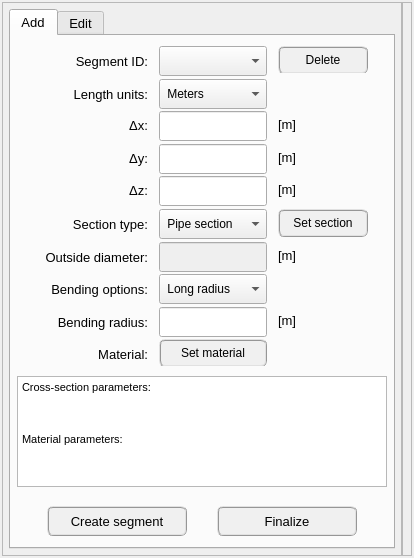
<?xml version="1.0" encoding="UTF-8"?>
<ui version="4.0">
 <class>Dialog</class>
 <widget class="QDialog" name="Dialog">
  <property name="geometry">
   <rect>
    <x>0</x>
    <y>0</y>
    <width>414</width>
    <height>558</height>
   </rect>
  </property>
  <property name="minimumSize">
   <size>
    <width>408</width>
    <height>0</height>
   </size>
  </property>
  <property name="maximumSize">
   <size>
    <width>1200</width>
    <height>16777215</height>
   </size>
  </property>
  <property name="windowTitle">
   <string>Dialog</string>
  </property>
  <layout class="QGridLayout" name="gridLayout_5">
   <property name="leftMargin">
    <number>2</number>
   </property>
   <property name="topMargin">
    <number>2</number>
   </property>
   <property name="rightMargin">
    <number>2</number>
   </property>
   <property name="bottomMargin">
    <number>2</number>
   </property>
   <property name="spacing">
    <number>0</number>
   </property>
   <item row="0" column="0">
    <widget class="QFrame" name="left_frame">
     <property name="sizePolicy">
      <sizepolicy hsizetype="Expanding" vsizetype="Expanding">
       <horstretch>0</horstretch>
       <verstretch>0</verstretch>
      </sizepolicy>
     </property>
     <property name="minimumSize">
      <size>
       <width>400</width>
       <height>0</height>
      </size>
     </property>
     <property name="maximumSize">
      <size>
       <width>400</width>
       <height>16777215</height>
      </size>
     </property>
     <property name="frameShape">
      <enum>QFrame::StyledPanel</enum>
     </property>
     <property name="frameShadow">
      <enum>QFrame::Raised</enum>
     </property>
     <layout class="QGridLayout" name="gridLayout_7">
      <property name="leftMargin">
       <number>6</number>
      </property>
      <property name="topMargin">
       <number>6</number>
      </property>
      <property name="rightMargin">
       <number>6</number>
      </property>
      <property name="bottomMargin">
       <number>6</number>
      </property>
      <property name="spacing">
       <number>2</number>
      </property>
      <item row="0" column="0">
       <widget class="QTabWidget" name="tabWidget_main">
        <property name="minimumSize">
         <size>
          <width>380</width>
          <height>0</height>
         </size>
        </property>
        <property name="maximumSize">
         <size>
          <width>420</width>
          <height>16777215</height>
         </size>
        </property>
        <property name="sizeIncrement">
         <size>
          <width>0</width>
          <height>0</height>
         </size>
        </property>
        <property name="font">
         <font>
          <pointsize>10</pointsize>
         </font>
        </property>
        <property name="currentIndex">
         <number>0</number>
        </property>
        <widget class="QWidget" name="tab_add">
         <attribute name="title">
          <string>Add</string>
         </attribute>
         <layout class="QGridLayout" name="gridLayout_4">
          <property name="leftMargin">
           <number>2</number>
          </property>
          <property name="topMargin">
           <number>10</number>
          </property>
          <property name="rightMargin">
           <number>2</number>
          </property>
          <property name="bottomMargin">
           <number>2</number>
          </property>
          <property name="horizontalSpacing">
           <number>1</number>
          </property>
          <property name="verticalSpacing">
           <number>6</number>
          </property>
          <item row="3" column="0">
           <widget class="QFrame" name="frame_3">
            <property name="frameShape">
             <enum>QFrame::NoFrame</enum>
            </property>
            <property name="frameShadow">
             <enum>QFrame::Raised</enum>
            </property>
            <layout class="QGridLayout" name="gridLayout_2">
             <item row="0" column="2">
              <widget class="QFrame" name="frame_4">
               <property name="frameShape">
                <enum>QFrame::NoFrame</enum>
               </property>
               <property name="frameShadow">
                <enum>QFrame::Raised</enum>
               </property>
              </widget>
             </item>
             <item row="0" column="4">
              <widget class="QFrame" name="frame_5">
               <property name="frameShape">
                <enum>QFrame::NoFrame</enum>
               </property>
               <property name="frameShadow">
                <enum>QFrame::Raised</enum>
               </property>
              </widget>
             </item>
             <item row="0" column="0">
              <widget class="QFrame" name="frame_2">
               <property name="frameShape">
                <enum>QFrame::NoFrame</enum>
               </property>
               <property name="frameShadow">
                <enum>QFrame::Raised</enum>
               </property>
              </widget>
             </item>
             <item row="0" column="3">
              <widget class="QPushButton" name="pushButton_finalize">
               <property name="minimumSize">
                <size>
                 <width>140</width>
                 <height>30</height>
                </size>
               </property>
               <property name="maximumSize">
                <size>
                 <width>140</width>
                 <height>30</height>
                </size>
               </property>
               <property name="font">
                <font>
                 <family>MS Shell Dlg 2</family>
                 <pointsize>10</pointsize>
                 <weight>9</weight>
                 <italic>false</italic>
                 <bold>false</bold>
                </font>
               </property>
               <property name="toolTip">
                <string>&lt;html&gt;&lt;head/&gt;&lt;body&gt;&lt;p&gt;&lt;span style=&quot; font-weight:400;&quot;&gt;Press to finalize the geometry creation&lt;/span&gt;&lt;/p&gt;&lt;/body&gt;&lt;/html&gt;</string>
               </property>
               <property name="styleSheet">
                <string notr="true">QPushButton{border-radius: 6px; border-color: rgb(150, 150, 150); border-style: ridge; border-width: 2px; color: rgb(0, 0, 0); background-color: rgb(240, 240, 240); font: 75 10pt &quot;MS Shell Dlg 2&quot;}
QPushButton:hover{border-radius: 6px; border-color: rgb(0, 170, 255); border-style: ridge; border-width: 2px; color: rgb(0, 0, 0); background-color: rgba(174, 213, 255, 100); font: 75 10pt &quot;MS Shell Dlg 2&quot;}
QPushButton:pressed{border-radius: 6px; border-color: rgb(0, 170, 255); border-style: ridge; border-width: 3px; color: rgb(0, 0, 0); background-color: rgb(174, 213, 255); font: 75 10pt &quot;MS Shell Dlg 2&quot;}</string>
               </property>
               <property name="text">
                <string>Finalize</string>
               </property>
              </widget>
             </item>
             <item row="0" column="1">
              <widget class="QPushButton" name="pushButton_create_segment">
               <property name="minimumSize">
                <size>
                 <width>140</width>
                 <height>30</height>
                </size>
               </property>
               <property name="maximumSize">
                <size>
                 <width>140</width>
                 <height>30</height>
                </size>
               </property>
               <property name="font">
                <font>
                 <family>MS Shell Dlg 2</family>
                 <pointsize>10</pointsize>
                 <weight>9</weight>
                 <italic>false</italic>
                 <bold>false</bold>
                </font>
               </property>
               <property name="toolTip">
                <string>&lt;html&gt;&lt;head/&gt;&lt;body&gt;&lt;p&gt;&lt;span style=&quot; font-weight:400;&quot;&gt;Press enter to create the segment&lt;/span&gt;&lt;/p&gt;&lt;/body&gt;&lt;/html&gt;</string>
               </property>
               <property name="styleSheet">
                <string notr="true">QPushButton{border-radius: 6px; border-color: rgb(150, 150, 150); border-style: ridge; border-width: 2px; color: rgb(0, 0, 0); background-color: rgb(240, 240, 240); font: 75 10pt &quot;MS Shell Dlg 2&quot;}
QPushButton:hover{border-radius: 6px; border-color: rgb(0, 170, 255); border-style: ridge; border-width: 2px; color: rgb(0, 0, 0); background-color: rgba(174, 213, 255, 100); font: 75 10pt &quot;MS Shell Dlg 2&quot;}
QPushButton:pressed{border-radius: 6px; border-color: rgb(0, 170, 255); border-style: ridge; border-width: 3px; color: rgb(0, 0, 0); background-color: rgb(174, 213, 255); font: 75 10pt &quot;MS Shell Dlg 2&quot;}</string>
               </property>
               <property name="text">
                <string>Create segment</string>
               </property>
              </widget>
             </item>
            </layout>
           </widget>
          </item>
          <item row="2" column="0">
           <widget class="QFrame" name="information_frame">
            <property name="sizePolicy">
             <sizepolicy hsizetype="Expanding" vsizetype="Expanding">
              <horstretch>0</horstretch>
              <verstretch>0</verstretch>
             </sizepolicy>
            </property>
            <property name="frameShape">
             <enum>QFrame::NoFrame</enum>
            </property>
            <property name="frameShadow">
             <enum>QFrame::Raised</enum>
            </property>
            <layout class="QGridLayout" name="gridLayout_3">
             <property name="leftMargin">
              <number>4</number>
             </property>
             <property name="topMargin">
              <number>4</number>
             </property>
             <property name="rightMargin">
              <number>4</number>
             </property>
             <property name="bottomMargin">
              <number>4</number>
             </property>
             <property name="spacing">
              <number>2</number>
             </property>
             <item row="0" column="1">
              <widget class="QTextEdit" name="textEdit_segment_information">
               <property name="minimumSize">
                <size>
                 <width>0</width>
                 <height>0</height>
                </size>
               </property>
               <property name="maximumSize">
                <size>
                 <width>16777215</width>
                 <height>16777215</height>
                </size>
               </property>
               <property name="html">
                <string>&lt;!DOCTYPE HTML PUBLIC &quot;-//W3C//DTD HTML 4.0//EN&quot; &quot;http://www.w3.org/TR/REC-html40/strict.dtd&quot;&gt;
&lt;html&gt;&lt;head&gt;&lt;meta name=&quot;qrichtext&quot; content=&quot;1&quot; /&gt;&lt;style type=&quot;text/css&quot;&gt;
p, li { white-space: pre-wrap; }
&lt;/style&gt;&lt;/head&gt;&lt;body style=&quot; font-family:'MS Shell Dlg 2'; font-size:10pt; font-weight:400; font-style:normal;&quot;&gt;
&lt;p style=&quot; margin-top:0px; margin-bottom:0px; margin-left:0px; margin-right:0px; -qt-block-indent:0; text-indent:0px;&quot;&gt;&lt;span style=&quot; font-size:8pt;&quot;&gt;Cross-section parameters:&lt;/span&gt;&lt;/p&gt;
&lt;p style=&quot;-qt-paragraph-type:empty; margin-top:0px; margin-bottom:0px; margin-left:0px; margin-right:0px; -qt-block-indent:0; text-indent:0px; font-size:8pt;&quot;&gt;&lt;br /&gt;&lt;/p&gt;
&lt;p style=&quot;-qt-paragraph-type:empty; margin-top:0px; margin-bottom:0px; margin-left:0px; margin-right:0px; -qt-block-indent:0; text-indent:0px; font-size:8pt;&quot;&gt;&lt;br /&gt;&lt;/p&gt;
&lt;p style=&quot;-qt-paragraph-type:empty; margin-top:0px; margin-bottom:0px; margin-left:0px; margin-right:0px; -qt-block-indent:0; text-indent:0px; font-size:8pt;&quot;&gt;&lt;br /&gt;&lt;/p&gt;
&lt;p style=&quot; margin-top:0px; margin-bottom:0px; margin-left:0px; margin-right:0px; -qt-block-indent:0; text-indent:0px;&quot;&gt;&lt;span style=&quot; font-size:8pt;&quot;&gt;Material parameters:&lt;/span&gt;&lt;/p&gt;&lt;/body&gt;&lt;/html&gt;</string>
               </property>
              </widget>
             </item>
            </layout>
           </widget>
          </item>
          <item row="0" column="0" rowspan="2">
           <widget class="QFrame" name="frame">
            <property name="minimumSize">
             <size>
              <width>0</width>
              <height>320</height>
             </size>
            </property>
            <property name="font">
             <font>
              <pointsize>10</pointsize>
             </font>
            </property>
            <property name="frameShape">
             <enum>QFrame::NoFrame</enum>
            </property>
            <property name="frameShadow">
             <enum>QFrame::Raised</enum>
            </property>
            <layout class="QGridLayout" name="gridLayout">
             <property name="leftMargin">
              <number>0</number>
             </property>
             <property name="topMargin">
              <number>0</number>
             </property>
             <property name="rightMargin">
              <number>0</number>
             </property>
             <property name="bottomMargin">
              <number>0</number>
             </property>
             <property name="horizontalSpacing">
              <number>8</number>
             </property>
             <property name="verticalSpacing">
              <number>6</number>
             </property>
             <item row="5" column="2">
              <widget class="QLabel" name="label_unit_delta_z">
               <property name="font">
                <font>
                 <pointsize>10</pointsize>
                </font>
               </property>
               <property name="text">
                <string>[m]</string>
               </property>
              </widget>
             </item>
             <item row="4" column="2">
              <widget class="QLabel" name="label_unit_delta_y">
               <property name="font">
                <font>
                 <pointsize>10</pointsize>
                </font>
               </property>
               <property name="text">
                <string>[m]</string>
               </property>
              </widget>
             </item>
             <item row="0" column="0">
              <widget class="QLabel" name="label_10">
               <property name="minimumSize">
                <size>
                 <width>132</width>
                 <height>30</height>
                </size>
               </property>
               <property name="maximumSize">
                <size>
                 <width>132</width>
                 <height>30</height>
                </size>
               </property>
               <property name="font">
                <font>
                 <pointsize>10</pointsize>
                </font>
               </property>
               <property name="text">
                <string>Segment ID:</string>
               </property>
               <property name="alignment">
                <set>Qt::AlignRight|Qt::AlignTrailing|Qt::AlignVCenter</set>
               </property>
              </widget>
             </item>
             <item row="0" column="1">
              <widget class="QComboBox" name="comboBox_segment_id">
               <property name="minimumSize">
                <size>
                 <width>108</width>
                 <height>30</height>
                </size>
               </property>
               <property name="maximumSize">
                <size>
                 <width>108</width>
                 <height>30</height>
                </size>
               </property>
               <property name="font">
                <font>
                 <pointsize>9</pointsize>
                </font>
               </property>
               <property name="editable">
                <bool>false</bool>
               </property>
              </widget>
             </item>
             <item row="8" column="0">
              <widget class="QLabel" name="label_5">
               <property name="minimumSize">
                <size>
                 <width>132</width>
                 <height>30</height>
                </size>
               </property>
               <property name="maximumSize">
                <size>
                 <width>132</width>
                 <height>30</height>
                </size>
               </property>
               <property name="font">
                <font>
                 <pointsize>10</pointsize>
                </font>
               </property>
               <property name="text">
                <string>Bending options:</string>
               </property>
               <property name="alignment">
                <set>Qt::AlignRight|Qt::AlignTrailing|Qt::AlignVCenter</set>
               </property>
              </widget>
             </item>
             <item row="9" column="0">
              <widget class="QLabel" name="label_6">
               <property name="minimumSize">
                <size>
                 <width>132</width>
                 <height>30</height>
                </size>
               </property>
               <property name="maximumSize">
                <size>
                 <width>132</width>
                 <height>30</height>
                </size>
               </property>
               <property name="font">
                <font>
                 <pointsize>10</pointsize>
                </font>
               </property>
               <property name="text">
                <string>Bending radius:</string>
               </property>
               <property name="alignment">
                <set>Qt::AlignRight|Qt::AlignTrailing|Qt::AlignVCenter</set>
               </property>
              </widget>
             </item>
             <item row="2" column="0">
              <widget class="QLabel" name="label_4">
               <property name="minimumSize">
                <size>
                 <width>132</width>
                 <height>30</height>
                </size>
               </property>
               <property name="maximumSize">
                <size>
                 <width>132</width>
                 <height>30</height>
                </size>
               </property>
               <property name="font">
                <font>
                 <pointsize>10</pointsize>
                </font>
               </property>
               <property name="text">
                <string>Length units:</string>
               </property>
               <property name="alignment">
                <set>Qt::AlignRight|Qt::AlignTrailing|Qt::AlignVCenter</set>
               </property>
              </widget>
             </item>
             <item row="5" column="1">
              <widget class="QLineEdit" name="lineEdit_delta_z">
               <property name="minimumSize">
                <size>
                 <width>108</width>
                 <height>30</height>
                </size>
               </property>
               <property name="maximumSize">
                <size>
                 <width>108</width>
                 <height>30</height>
                </size>
               </property>
               <property name="font">
                <font>
                 <pointsize>10</pointsize>
                </font>
               </property>
               <property name="alignment">
                <set>Qt::AlignCenter</set>
               </property>
              </widget>
             </item>
             <item row="6" column="1">
              <widget class="QComboBox" name="comboBox_section_type">
               <property name="minimumSize">
                <size>
                 <width>108</width>
                 <height>30</height>
                </size>
               </property>
               <property name="maximumSize">
                <size>
                 <width>108</width>
                 <height>30</height>
                </size>
               </property>
               <property name="font">
                <font>
                 <pointsize>9</pointsize>
                </font>
               </property>
               <item>
                <property name="text">
                 <string> Pipe section</string>
                </property>
               </item>
               <item>
                <property name="text">
                 <string> Beam section</string>
                </property>
               </item>
              </widget>
             </item>
             <item row="6" column="0">
              <widget class="QLabel" name="label_9">
               <property name="minimumSize">
                <size>
                 <width>132</width>
                 <height>30</height>
                </size>
               </property>
               <property name="maximumSize">
                <size>
                 <width>132</width>
                 <height>30</height>
                </size>
               </property>
               <property name="font">
                <font>
                 <pointsize>10</pointsize>
                </font>
               </property>
               <property name="text">
                <string>Section type:</string>
               </property>
               <property name="alignment">
                <set>Qt::AlignRight|Qt::AlignTrailing|Qt::AlignVCenter</set>
               </property>
              </widget>
             </item>
             <item row="3" column="1">
              <widget class="QLineEdit" name="lineEdit_delta_x">
               <property name="minimumSize">
                <size>
                 <width>108</width>
                 <height>30</height>
                </size>
               </property>
               <property name="maximumSize">
                <size>
                 <width>108</width>
                 <height>30</height>
                </size>
               </property>
               <property name="font">
                <font>
                 <pointsize>10</pointsize>
                </font>
               </property>
               <property name="alignment">
                <set>Qt::AlignCenter</set>
               </property>
              </widget>
             </item>
             <item row="4" column="1">
              <widget class="QLineEdit" name="lineEdit_delta_y">
               <property name="minimumSize">
                <size>
                 <width>108</width>
                 <height>30</height>
                </size>
               </property>
               <property name="maximumSize">
                <size>
                 <width>108</width>
                 <height>30</height>
                </size>
               </property>
               <property name="font">
                <font>
                 <pointsize>10</pointsize>
                </font>
               </property>
               <property name="alignment">
                <set>Qt::AlignCenter</set>
               </property>
              </widget>
             </item>
             <item row="9" column="1">
              <widget class="QLineEdit" name="lineEdit_bending_radius">
               <property name="minimumSize">
                <size>
                 <width>108</width>
                 <height>30</height>
                </size>
               </property>
               <property name="maximumSize">
                <size>
                 <width>108</width>
                 <height>30</height>
                </size>
               </property>
               <property name="font">
                <font>
                 <pointsize>9</pointsize>
                </font>
               </property>
               <property name="alignment">
                <set>Qt::AlignCenter</set>
               </property>
              </widget>
             </item>
             <item row="5" column="0">
              <widget class="QLabel" name="label_3">
               <property name="minimumSize">
                <size>
                 <width>132</width>
                 <height>30</height>
                </size>
               </property>
               <property name="maximumSize">
                <size>
                 <width>132</width>
                 <height>30</height>
                </size>
               </property>
               <property name="font">
                <font>
                 <pointsize>10</pointsize>
                </font>
               </property>
               <property name="toolTip">
                <string/>
               </property>
               <property name="text">
                <string>&lt;html&gt;&lt;head/&gt;&lt;body&gt;&lt;p&gt;Δz:&lt;/p&gt;&lt;/body&gt;&lt;/html&gt;</string>
               </property>
               <property name="alignment">
                <set>Qt::AlignRight|Qt::AlignTrailing|Qt::AlignVCenter</set>
               </property>
              </widget>
             </item>
             <item row="3" column="0">
              <widget class="QLabel" name="label">
               <property name="minimumSize">
                <size>
                 <width>132</width>
                 <height>30</height>
                </size>
               </property>
               <property name="maximumSize">
                <size>
                 <width>132</width>
                 <height>30</height>
                </size>
               </property>
               <property name="font">
                <font>
                 <pointsize>10</pointsize>
                </font>
               </property>
               <property name="toolTip">
                <string/>
               </property>
               <property name="text">
                <string>&lt;html&gt;&lt;head/&gt;&lt;body&gt;&lt;p&gt;Δx:&lt;/p&gt;&lt;/body&gt;&lt;/html&gt;</string>
               </property>
               <property name="alignment">
                <set>Qt::AlignRight|Qt::AlignTrailing|Qt::AlignVCenter</set>
               </property>
              </widget>
             </item>
             <item row="4" column="0">
              <widget class="QLabel" name="label_2">
               <property name="minimumSize">
                <size>
                 <width>132</width>
                 <height>30</height>
                </size>
               </property>
               <property name="maximumSize">
                <size>
                 <width>132</width>
                 <height>30</height>
                </size>
               </property>
               <property name="font">
                <font>
                 <pointsize>10</pointsize>
                </font>
               </property>
               <property name="toolTip">
                <string/>
               </property>
               <property name="text">
                <string>&lt;html&gt;&lt;head/&gt;&lt;body&gt;&lt;p&gt;Δy:&lt;/p&gt;&lt;/body&gt;&lt;/html&gt;</string>
               </property>
               <property name="alignment">
                <set>Qt::AlignRight|Qt::AlignTrailing|Qt::AlignVCenter</set>
               </property>
              </widget>
             </item>
             <item row="10" column="0">
              <widget class="QLabel" name="label_7">
               <property name="minimumSize">
                <size>
                 <width>132</width>
                 <height>30</height>
                </size>
               </property>
               <property name="maximumSize">
                <size>
                 <width>132</width>
                 <height>30</height>
                </size>
               </property>
               <property name="font">
                <font>
                 <pointsize>10</pointsize>
                </font>
               </property>
               <property name="text">
                <string>Material:</string>
               </property>
               <property name="alignment">
                <set>Qt::AlignRight|Qt::AlignTrailing|Qt::AlignVCenter</set>
               </property>
              </widget>
             </item>
             <item row="10" column="1">
              <widget class="QPushButton" name="pushButton_set_material">
               <property name="minimumSize">
                <size>
                 <width>108</width>
                 <height>28</height>
                </size>
               </property>
               <property name="maximumSize">
                <size>
                 <width>108</width>
                 <height>28</height>
                </size>
               </property>
               <property name="font">
                <font>
                 <family>MS Shell Dlg 2</family>
                 <pointsize>9</pointsize>
                 <weight>9</weight>
                 <italic>false</italic>
                 <bold>false</bold>
                </font>
               </property>
               <property name="toolTip">
                <string>&lt;html&gt;&lt;head/&gt;&lt;body&gt;&lt;p&gt;Press to configure the segment material&lt;/p&gt;&lt;/body&gt;&lt;/html&gt;</string>
               </property>
               <property name="styleSheet">
                <string notr="true">QPushButton{border-radius: 6px; border-color: rgb(150, 150, 150); border-style: ridge; border-width: 2px; color: rgb(0, 0, 0); background-color: rgb(240, 240, 240); font: 75 9pt &quot;MS Shell Dlg 2&quot;}
QPushButton:hover{border-radius: 6px; border-color: rgb(0, 170, 255); border-style: ridge; border-width: 2px; color: rgb(0, 0, 0); background-color: rgba(174, 213, 255, 100); font: 75 9pt &quot;MS Shell Dlg 2&quot;}
QPushButton:pressed{border-radius: 6px; border-color: rgb(0, 170, 255); border-style: ridge; border-width: 3px; color: rgb(0, 0, 0); background-color: rgb(174, 213, 255); font: 75 9pt &quot;MS Shell Dlg 2&quot;}</string>
               </property>
               <property name="text">
                <string>Set material</string>
               </property>
              </widget>
             </item>
             <item row="3" column="2">
              <widget class="QLabel" name="label_unit_delta_x">
               <property name="font">
                <font>
                 <pointsize>10</pointsize>
                </font>
               </property>
               <property name="text">
                <string>[m]</string>
               </property>
              </widget>
             </item>
             <item row="6" column="2">
              <widget class="QPushButton" name="pushButton_set_cross_section">
               <property name="minimumSize">
                <size>
                 <width>90</width>
                 <height>28</height>
                </size>
               </property>
               <property name="maximumSize">
                <size>
                 <width>90</width>
                 <height>28</height>
                </size>
               </property>
               <property name="font">
                <font>
                 <family>MS Shell Dlg 2</family>
                 <pointsize>9</pointsize>
                 <weight>9</weight>
                 <italic>false</italic>
                 <bold>false</bold>
                </font>
               </property>
               <property name="toolTip">
                <string>&lt;html&gt;&lt;head/&gt;&lt;body&gt;&lt;p&gt;Press to configure the segment cross-section&lt;/p&gt;&lt;/body&gt;&lt;/html&gt;</string>
               </property>
               <property name="styleSheet">
                <string notr="true">QPushButton{border-radius: 6px; border-color: rgb(150, 150, 150); border-style: ridge; border-width: 2px; color: rgb(0, 0, 0); background-color: rgb(240, 240, 240); font: 75 9pt &quot;MS Shell Dlg 2&quot;}
QPushButton:hover{border-radius: 6px; border-color: rgb(0, 170, 255); border-style: ridge; border-width: 2px; color: rgb(0, 0, 0); background-color: rgba(174, 213, 255, 100); font: 75 9pt &quot;MS Shell Dlg 2&quot;}
QPushButton:pressed{border-radius: 6px; border-color: rgb(0, 170, 255); border-style: ridge; border-width: 3px; color: rgb(0, 0, 0); background-color: rgb(174, 213, 255); font: 75 9pt &quot;MS Shell Dlg 2&quot;}</string>
               </property>
               <property name="text">
                <string>Set section</string>
               </property>
              </widget>
             </item>
             <item row="8" column="1">
              <widget class="QComboBox" name="comboBox_bending_type">
               <property name="minimumSize">
                <size>
                 <width>108</width>
                 <height>30</height>
                </size>
               </property>
               <property name="maximumSize">
                <size>
                 <width>108</width>
                 <height>30</height>
                </size>
               </property>
               <property name="font">
                <font>
                 <pointsize>9</pointsize>
                </font>
               </property>
               <item>
                <property name="text">
                 <string> Long radius</string>
                </property>
               </item>
               <item>
                <property name="text">
                 <string> Short radius</string>
                </property>
               </item>
               <item>
                <property name="text">
                 <string> User-defined</string>
                </property>
               </item>
               <item>
                <property name="text">
                 <string> Disabled</string>
                </property>
               </item>
              </widget>
             </item>
             <item row="2" column="1">
              <widget class="QComboBox" name="comboBox_length_unit">
               <property name="minimumSize">
                <size>
                 <width>108</width>
                 <height>30</height>
                </size>
               </property>
               <property name="maximumSize">
                <size>
                 <width>108</width>
                 <height>30</height>
                </size>
               </property>
               <property name="font">
                <font>
                 <pointsize>9</pointsize>
                </font>
               </property>
               <item>
                <property name="text">
                 <string> Meters</string>
                </property>
               </item>
               <item>
                <property name="text">
                 <string> Milimeters</string>
                </property>
               </item>
              </widget>
             </item>
             <item row="9" column="2">
              <widget class="QLabel" name="label_unit_bending_radius">
               <property name="font">
                <font>
                 <pointsize>10</pointsize>
                </font>
               </property>
               <property name="text">
                <string>[m]</string>
               </property>
              </widget>
             </item>
             <item row="0" column="2">
              <widget class="QFrame" name="frame_17">
               <property name="minimumSize">
                <size>
                 <width>110</width>
                 <height>0</height>
                </size>
               </property>
               <property name="maximumSize">
                <size>
                 <width>80</width>
                 <height>16777215</height>
                </size>
               </property>
               <property name="frameShape">
                <enum>QFrame::NoFrame</enum>
               </property>
               <property name="frameShadow">
                <enum>QFrame::Raised</enum>
               </property>
               <layout class="QGridLayout" name="gridLayout_6">
                <property name="leftMargin">
                 <number>0</number>
                </property>
                <property name="topMargin">
                 <number>0</number>
                </property>
                <property name="rightMargin">
                 <number>20</number>
                </property>
                <property name="bottomMargin">
                 <number>0</number>
                </property>
                <property name="spacing">
                 <number>0</number>
                </property>
                <item row="0" column="0">
                 <widget class="QPushButton" name="pushButton_delete_segment">
                  <property name="minimumSize">
                   <size>
                    <width>90</width>
                    <height>28</height>
                   </size>
                  </property>
                  <property name="maximumSize">
                   <size>
                    <width>90</width>
                    <height>28</height>
                   </size>
                  </property>
                  <property name="font">
                   <font>
                    <family>MS Shell Dlg 2</family>
                    <pointsize>9</pointsize>
                    <weight>9</weight>
                    <italic>false</italic>
                    <bold>false</bold>
                   </font>
                  </property>
                  <property name="toolTip">
                   <string>&lt;html&gt;&lt;head/&gt;&lt;body&gt;&lt;p&gt;Press to configure the segment cross-section&lt;/p&gt;&lt;/body&gt;&lt;/html&gt;</string>
                  </property>
                  <property name="styleSheet">
                   <string notr="true">QPushButton{border-radius: 6px; border-color: rgb(150, 150, 150); border-style: ridge; border-width: 2px; color: rgb(0, 0, 0); background-color: rgb(240, 240, 240); font: 75 9pt &quot;MS Shell Dlg 2&quot;}
QPushButton:hover{border-radius: 6px; border-color: rgb(0, 170, 255); border-style: ridge; border-width: 2px; color: rgb(0, 0, 0); background-color: rgba(174, 213, 255, 100); font: 75 9pt &quot;MS Shell Dlg 2&quot;}
QPushButton:pressed{border-radius: 6px; border-color: rgb(0, 170, 255); border-style: ridge; border-width: 3px; color: rgb(0, 0, 0); background-color: rgb(174, 213, 255); font: 75 9pt &quot;MS Shell Dlg 2&quot;}</string>
                  </property>
                  <property name="text">
                   <string>Delete</string>
                  </property>
                 </widget>
                </item>
               </layout>
              </widget>
             </item>
             <item row="7" column="0">
              <widget class="QLabel" name="label_8">
               <property name="minimumSize">
                <size>
                 <width>132</width>
                 <height>30</height>
                </size>
               </property>
               <property name="maximumSize">
                <size>
                 <width>132</width>
                 <height>30</height>
                </size>
               </property>
               <property name="font">
                <font>
                 <pointsize>10</pointsize>
                </font>
               </property>
               <property name="text">
                <string>Outside diameter:</string>
               </property>
               <property name="alignment">
                <set>Qt::AlignRight|Qt::AlignTrailing|Qt::AlignVCenter</set>
               </property>
              </widget>
             </item>
             <item row="7" column="1">
              <widget class="QLineEdit" name="lineEdit_section_diameter">
               <property name="enabled">
                <bool>false</bool>
               </property>
               <property name="minimumSize">
                <size>
                 <width>108</width>
                 <height>30</height>
                </size>
               </property>
               <property name="maximumSize">
                <size>
                 <width>108</width>
                 <height>30</height>
                </size>
               </property>
               <property name="font">
                <font>
                 <pointsize>10</pointsize>
                </font>
               </property>
               <property name="alignment">
                <set>Qt::AlignCenter</set>
               </property>
              </widget>
             </item>
             <item row="7" column="2">
              <widget class="QLabel" name="label_unit_delta_z_2">
               <property name="font">
                <font>
                 <pointsize>10</pointsize>
                </font>
               </property>
               <property name="text">
                <string>[m]</string>
               </property>
              </widget>
             </item>
            </layout>
           </widget>
          </item>
         </layout>
        </widget>
        <widget class="QWidget" name="tab_edit">
         <attribute name="title">
          <string>Edit</string>
         </attribute>
        </widget>
       </widget>
      </item>
     </layout>
    </widget>
   </item>
   <item row="0" column="1">
    <widget class="QFrame" name="right_frame">
     <property name="minimumSize">
      <size>
       <width>0</width>
       <height>0</height>
      </size>
     </property>
     <property name="frameShape">
      <enum>QFrame::StyledPanel</enum>
     </property>
     <property name="frameShadow">
      <enum>QFrame::Raised</enum>
     </property>
    </widget>
   </item>
  </layout>
 </widget>
 <resources/>
 <connections/>
</ui>
